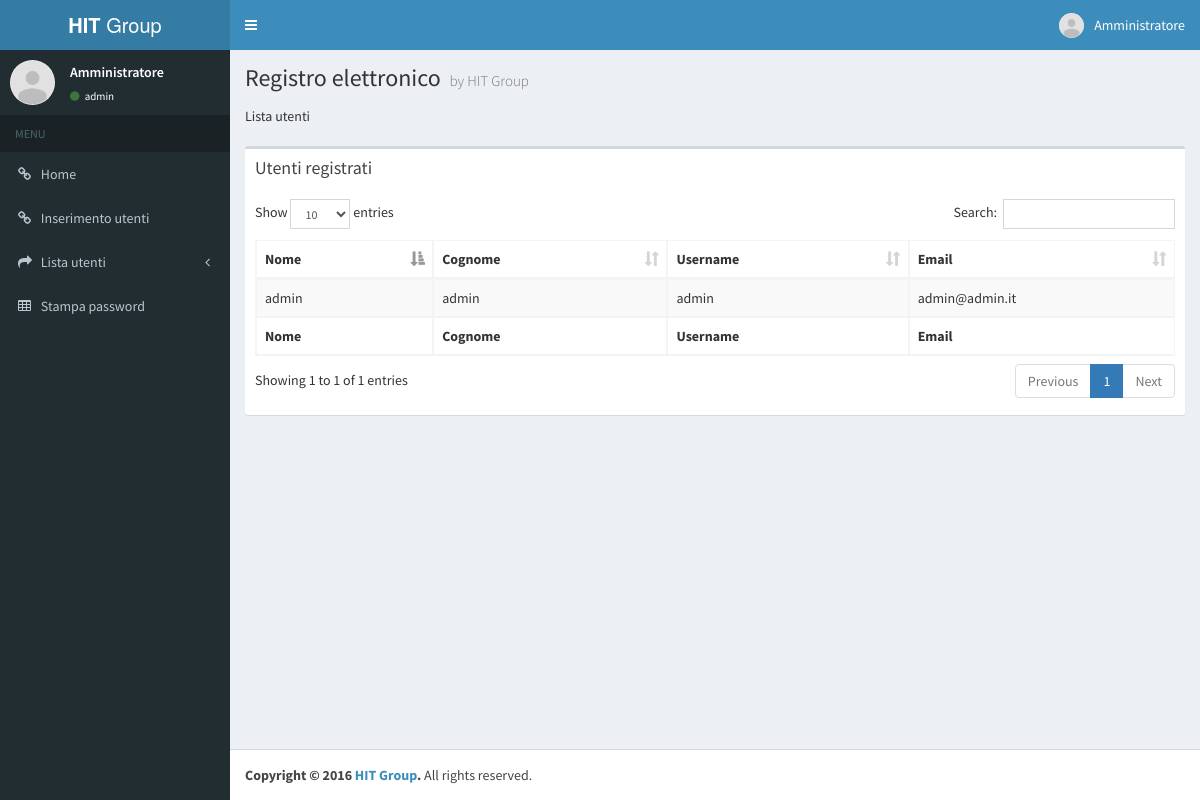
Page /?p=usrlist&show=adm (signed in) on the committed database.
### tables this page shows
CREATE TABLE IF NOT EXISTS `utenti` (
  `id` int(11) NOT NULL AUTO_INCREMENT,
  `username` varchar(50) DEFAULT NULL,
  `nome` varchar(50) DEFAULT NULL,
  `cognome` varchar(50) DEFAULT NULL,
  `email` varchar(50) DEFAULT NULL,
  `ruolo` varchar(50) DEFAULT NULL,
  `scuola` varchar(50) DEFAULT NULL,
  `classe` int(11) DEFAULT NULL,
  `password` varchar(250) DEFAULT NULL,
  `temp_pwd` varchar(6) DEFAULT NULL,
  PRIMARY KEY (`id`),
  KEY `classe` (`classe`)
);

### include/nav/pagemanager.php (called while the page is built, shortened)
<?php
  if(isset($_GET["show"]))
    $show=htmlspecialchars($_GET["show"]);
  else
    $show="stu";
?>

### pages/usrlist.php (the view, shortened to what this page needs)
<?php
  echo "Lista utenti<br><br>";
  if($show=="all"){
    $conn = new mysqli($db_servername, $db_username, $db_password, $db_name);
    if ($conn->connect_error) {
         die("Connection failed: " . $conn->connect_error);
    }
    $sql = "SELECT * FROM utenti";
    $result = $conn->query($sql);
    echo '						<div class="box">
                  <div class="box-header">
                    <h3 class="box-title">Utenti registrati</h3>
                  </div>
                  <div class="box-body">
                    <table id="example1" class="table table-bordered table-striped">
                      <thead>
                      <tr>
                        <th>Nome</th>
                        <th>Cognome</th>
                        <th>Classe</th>
                        <th>Username</th>
                        <th>Email</th>
                        <th>Ruolo</th>
                      </tr>
                      </thead>
                      <tbody>
                      ';
    if ($result->num_rows > 0) {
         while($row = $result->fetch_assoc()) {
           $id=$row["ID"];
           echo '<tr id="usr';
           echo "$id";
           echo '">';
           echo "<td>". $row["nome"]. "</td>
                 <td>". $row["cognome"]. "</td>
                 <td>". $row["classe"]. "</td>
                 <td>". $row["username"] . "</td>
                 <td>". $row["email"] ."</td>
                 <td>". $row["ruolo"] ."</td>";
           echo "</tr>";
         }
    } else {
    }
    echo '</tbody>
        <tfoot>
        <tr>
          <th>Nome</th>
          <th>Cognome</th>
          <th>Classe</th>
          <th>Username</th>
          <th>Email</th>
          <th>Ruolo</th>
        </tr>
        </tfoot>
      </table>
    </div>
    </div>
    ';
    $conn->close();
  }elseif($show=="adm"){
    $conn = new mysqli($db_servername, $db_username, $db_password, $db_name);
    $sql = "SELECT * FROM utenti WHERE ruolo='amministratore'";
    $result = $conn->query($sql);
    echo '						<div class="box">
                  <div class="box-header">
                    <h3 class="box-title">Utenti registrati</h3>
                  </div>
                  <div class="box-body">
                    <table id="example1" class="table table-bordered table-striped">
                      <thead>
                      <tr>
                        <th>Nome</th>
                        <th>Cognome</th>
                        <th>Username</th>
                        <th>Email</th>
                      </tr>
                      </thead>
                      <tbody>
                      ';
    if ($result->num_rows > 0) {
         while($row = $result->fetch_assoc()) {
           echo "<tr>";
           echo "<td>". $row["nome"]. "</td>
                 <td>". $row["cognome"]. "</td>
                 <td>". $row["username"] . "</td>
                 <td>". $row["email"] ."</td>";
           echo "</tr>";
         }
    } else {
    }
    echo '</tbody>
        <tfoot>
        <tr>
          <th>Nome</th>
          <th>Cognome</th>
          <th>Username</th>
          <th>Email</th>
        </tr>
        </tfoot>
      </table>
    </div>
    </div>
    ';
  }
?>

### rows in the picture
utenti: nome "admin", cognome "admin", username "admin", email "admin@admin.it"

### other values in the picture
$_SESSION["nomecompleto"] "Amministratore"
$_SESSION["username"] "admin"
